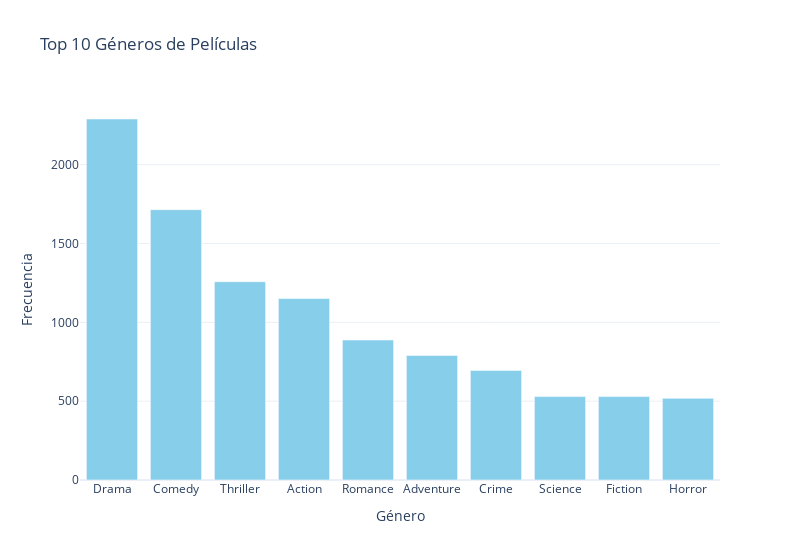

The notebook cell this image was saved under:
### Markdown cell above
#### Top Géneros

### Code cell
# Dividir los géneros en cada fila y contar la frecuencia de cada uno
all_genres = [genre for genres_list in df_plots['genres'].str.split() for genre in genres_list]
genre_counts = Counter(all_genres)

# Seleccionar los 10 géneros más comunes
top_10_genres = genre_counts.most_common(10)
genres, counts = zip(*top_10_genres)

# # Crear el gráfico de barras con Plotly
# fig = px.bar(x=genres, y=counts, title="Top 10 Géneros de Películas", labels={'x': 'Género', 'y': 'Frecuencia'})
# fig.show()

# Crear el gráfico de barras con plotly.graph_objects
fig = go.Figure()

fig.add_trace(go.Bar(
    x=list(genres),
    y=list(counts),
    marker=dict(color='skyblue'),
))

# Personalizar el gráfico
fig.update_layout(
    title="Top 10 Géneros de Películas",
    xaxis_title="Género",
    yaxis_title="Frecuencia",
    template="plotly_white",
    width=800
)

# Mostrar el gráfico
fig.show()

### Figure 1 — Plotly figure (JSON) as saved in the notebook; plotly's stock layout.template omitted (floating-point values rounded to 4 significant figures)
{"data": [{"marker": {"color": "skyblue"}, "type": "bar", "x": ["Drama", "Comedy", "Thriller", "Action", "Romance", "Adventure", "Crime", "Science", "Fiction", "Horror"], "y": [2290, 1715, 1258, 1151, 888, 790, 695, 529, 529, 518]}], "layout": {"title": {"text": "Top 10 Géneros de Películas"}, "width": 800, "xaxis": {"title": {"text": "Género"}}, "yaxis": {"title": {"text": "Frecuencia"}}}}
